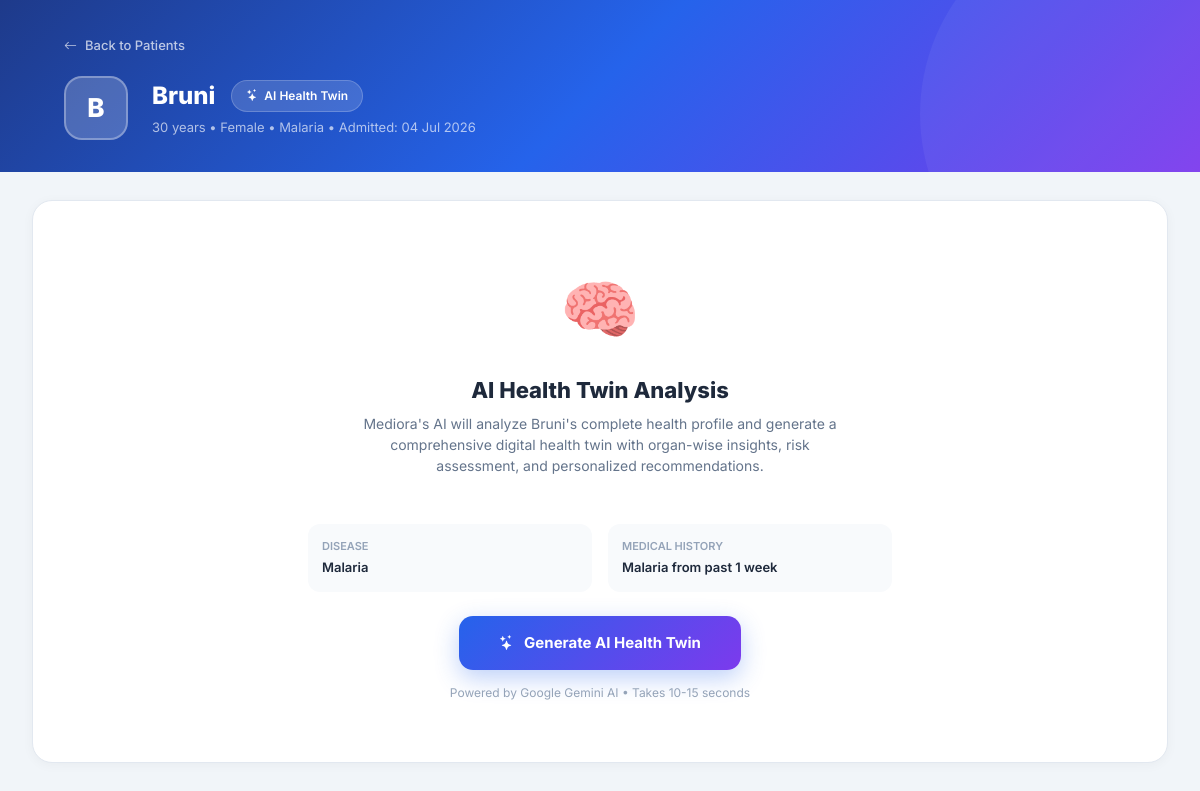
The app's page /patients/2/health-twin (signed in) with its own data.
### app.py (models this page shows)
class Patient(db.Model):
    __tablename__ = 'patients'
    id = db.Column(db.Integer, primary_key=True)
    name = db.Column(db.String(120), nullable=False)
    age = db.Column(db.Integer)
    gender = db.Column(db.String(10))
    phone = db.Column(db.String(15))
    address = db.Column(db.Text)
    disease = db.Column(db.String(200))
    medical_history = db.Column(db.Text)
    doctor_id = db.Column(db.Integer, db.ForeignKey('doctors.id'))
    bed_id = db.Column(db.Integer, db.ForeignKey('beds.id'))
    admission_date = db.Column(db.Date, default=date.today)
    discharge_date = db.Column(db.Date)
    status = db.Column(db.String(20), default='Admitted')
    created_at = db.Column(db.DateTime, default=datetime.utcnow)

### app.py (the view)
@app.route('/patients/<int:id>/health-twin')
@login_required
def patient_health_twin(id):
    patient = Patient.query.get_or_404(id)
    return render_template('health_twin.html', patient=patient)

### app.py (called while the page is built)
@login_manager.user_loader
def load_user(user_id):
    return Admin.query.get(int(user_id))

    @property
    def is_authenticated(self): return True

### templates/health_twin.html (shortened to what this page needs)
<!DOCTYPE html>
<html lang="en">
<head>
    <link href="https://cdn.jsdelivr.net/npm/bootstrap@5.3.2/dist/css/bootstrap.min.css" rel="stylesheet">
    <link href="https://cdn.jsdelivr.net/npm/bootstrap-icons@1.11.3/font/bootstrap-icons.css" rel="stylesheet">
</head>
<body>
<div class="ht-header">
    <div style="max-width:1400px;margin:0 auto;padding:0 32px;">
        <a href="/patients" class="back-btn">
            <i class="bi bi-arrow-left"></i> Back to Patients
        </a>
        <div class="d-flex align-items-center gap-4">
            <div class="patient-avatar">{{ patient.name[0].upper() }}</div>
            <div>
                <div class="d-flex align-items-center gap-3 mb-1">
                    <div class="patient-name">{{ patient.name }}</div>
                    <div class="ai-badge"><i class="bi bi-stars"></i> AI Health Twin</div>
                </div>
                <div class="patient-meta">
                    {{ patient.age }} years • {{ patient.gender }} •
                    {{ patient.disease or 'No diagnosis recorded' }} •
                    Admitted: {{ patient.admission_date.strftime('%d %b %Y') if patient.admission_date else 'N/A' }}
                </div>
            </div>
        </div>
    </div>
</div>
<div class="page-body" id="initialState">
    <div class="content-card text-center" style="padding:60px;">
        <div style="font-size:64px;margin-bottom:20px;">🧠</div>
        <h3 style="font-size:22px;font-weight:800;color:#1e293b;margin-bottom:10px;">AI Health Twin Analysis</h3>
        <p style="color:#64748b;font-size:14px;max-width:500px;margin:0 auto 32px;">
            Mediora's AI will analyze {{ patient.name }}'s complete health profile and generate
            a comprehensive digital health twin with organ-wise insights, risk assessment,
            and personalized recommendations.
        </p>
        <div class="row g-3 mb-4" style="max-width:600px;margin:0 auto 32px;">
            <div class="col-6">
                <div style="background:#f8fafc;border-radius:12px;padding:14px;text-align:left;">
                    <div style="font-size:11px;color:#94a3b8;font-weight:600;text-transform:uppercase;">Disease</div>
                    <div style="font-size:13px;font-weight:600;color:#1e293b;margin-top:4px;">{{ patient.disease or 'Not recorded' }}</div>
                </div>
            </div>
            <div class="col-6">
                <div style="background:#f8fafc;border-radius:12px;padding:14px;text-align:left;">
                    <div style="font-size:11px;color:#94a3b8;font-weight:600;text-transform:uppercase;">Medical History</div>
                    <div style="font-size:13px;font-weight:600;color:#1e293b;margin-top:4px;">
                        {{ (patient.medical_history[:30] + '...') if patient.medical_history and patient.medical_history|length > 30 else (patient.medical_history or 'Not recorded') }}
                    </div>
                </div>
            </div>
        </div>
        <button class="analyze-btn" onclick="startAnalysis()">
            <i class="bi bi-stars"></i> Generate AI Health Twin
        </button>
        <div style="margin-top:14px;font-size:12px;color:#94a3b8;">Powered by Google Gemini AI • Takes 10-15 seconds</div>
    </div>
</div>
</body>
</html>

### templates/health_twin.html (style rules this page uses)
* { margin: 0; padding: 0; box-sizing: border-box; }
body { font-family: 'Inter', sans-serif; background: #f1f5f9; min-height: 100vh; }
.ht-header { background: linear-gradient(135deg, #1e3a8a 0%, #2563eb 50%, #7c3aed 100%); padding: 32px; color: white; position: relative; overflow: hidden; }
.ht-header::before { content: ''; position: absolute; top: -50%; right: -10%; width: 400px; height: 400px; border-radius: 50%; background: rgba(255,255,255,0.05); }
.back-btn { display: inline-flex; align-items: center; gap: 8px; color: rgba(255,255,255,0.7); text-decoration: none; font-size: 13px; font-weight: 500; margin-bottom: 20px; transition: color 0.2s; }
.patient-avatar { width: 64px; height: 64px; border-radius: 18px; background: rgba(255,255,255,0.2); display: flex; align-items: center; justify-content: center; font-size: 26px; font-weight: 800; color: white; border: 2px solid rgba(255,255,255,0.3); flex-shrink: 0; }
.patient-name { font-size: 24px; font-weight: 800; }
.patient-meta { font-size: 13px; color: rgba(255,255,255,0.65); margin-top: 4px; }
.ai-badge { display: inline-flex; align-items: center; gap: 6px; background: rgba(255,255,255,0.15); border: 1px solid rgba(255,255,255,0.2); border-radius: 20px; padding: 6px 14px; font-size: 12px; font-weight: 600; color: white; }
.page-body { padding: 28px 32px; max-width: 1400px; margin: 0 auto; }
.analyze-btn { background: linear-gradient(135deg, #2563eb, #7c3aed); border: none; border-radius: 14px; color: white; font-size: 15px; font-weight: 700; padding: 16px 40px; cursor: pointer; transition: all 0.3s; box-shadow: 0 8px 24px rgba(37,99,235,0.3); display: inline-flex; align-items: center; gap: 10px; }
.content-card { background: white; border-radius: 20px; border: 1px solid #e2e8f0; box-shadow: 0 2px 12px rgba(0,0,0,0.04); padding: 24px; }

### records on screen
Patient: name "B", name "Bruni", age "30", gender "Female", disease "Malaria", admission_date "04 Jul 2026", medical_history "Malaria from past 1 week"
